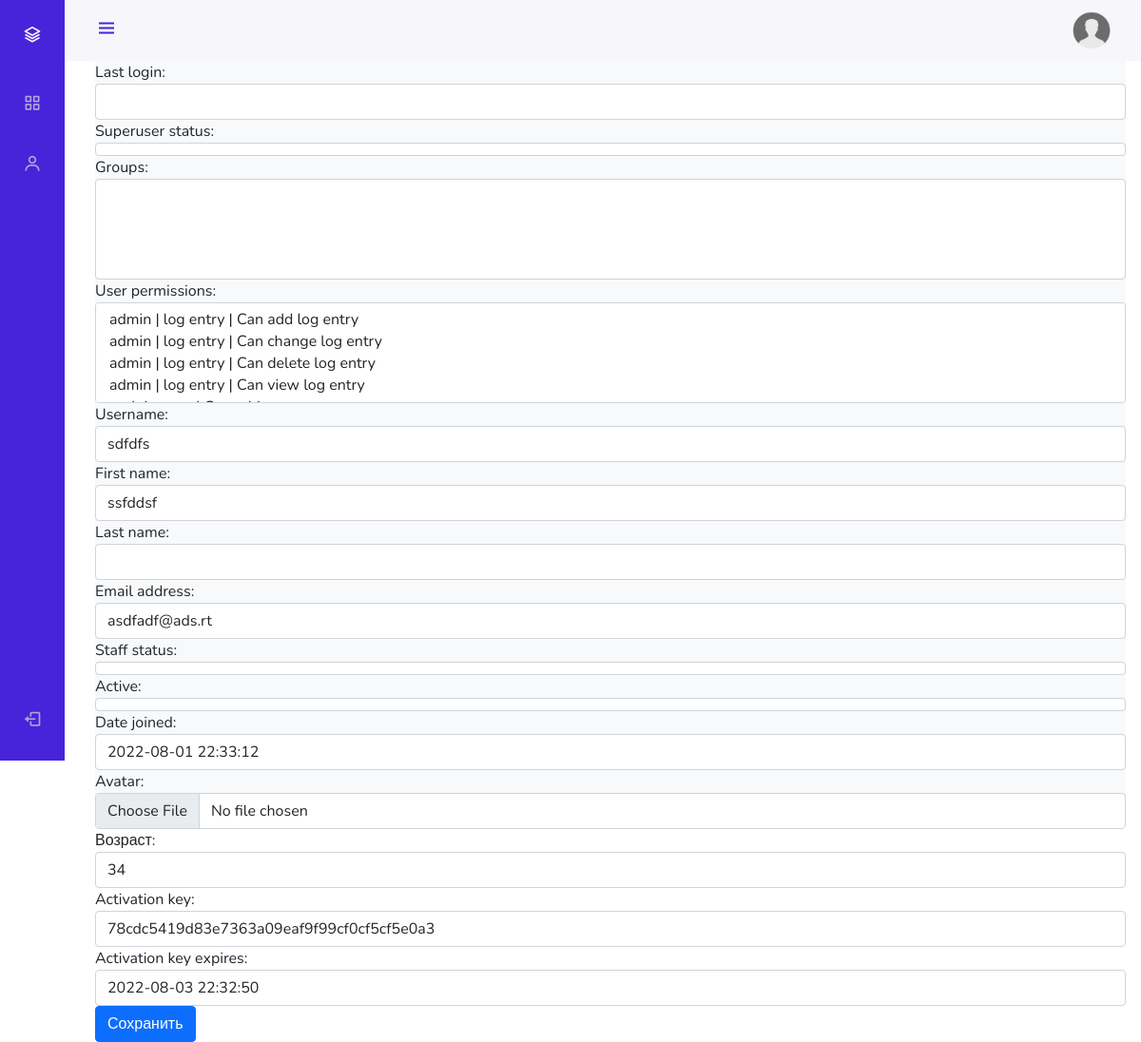
Page /admin_staff/users/update/2/ (signed in) on the committed database.
### authapp/models.py (models this page shows, shortened)
class ShopUser(AbstractUser):
    avatar = models.ImageField(upload_to='users_avatars', blank=True)
    age = models.PositiveIntegerField(verbose_name='возраст')
    activation_key = models.CharField(max_length=128, blank=True)
    activation_key_expires = models.DateTimeField(default=(now() + timedelta(hours=48)))

### adminapp/views.py (the view)
# urls.py: path('users/update/<int:pk>/', adminapp.user_update, name='user_update'),
@user_passes_test(lambda u: u.is_superuser)
def user_update(request, pk):
    title = 'пользователи/редактирование'
    edit_user = get_object_or_404(ShopUser, pk=pk)
    if request.method == 'POST':
        edit_form = ShopUserAdminEditForm(request.POST, request.FILES, instance=edit_user)
        if edit_form.is_valid():
            edit_form.save()
            return HttpResponseRedirect(reverse('admin_staff:user_update', args=[edit_user.pk]))
    else:
        edit_form = ShopUserAdminEditForm(instance=edit_user)
    context = {
        'title': title,
        'user_form': edit_form,
    }
    return render(request, 'adminapp/user_update.html', context)

### adminapp/forms.py
class ShopUserAdminEditForm(ShopUserEditForm):
    class Meta:
        model = ShopUser
        fields = '__all__'

### mainapp/context_processors.py (called while the page is built)
def basket(request):
    print(f'context processor basket works')
    basket = []
    if request.user.is_authenticated:
        basket = Basket.objects.filter(user=request.user)
    return {
        'basket': basket,
    }

### adminapp/templates/adminapp/user_update.html (shortened to what this page needs)
{% extends 'adminapp/base.html' %}
{% load static %}
{% block content %}
    <form class="form-horizontal" method="post" enctype="multipart/form-data">
        {{ user_form }}
      <button type="submit" class="btn btn-primary">Сохранить</button>
    </form>
{% endblock %}

### adminapp/static/adminapp/css/style.css (style rules this page uses)
:root { --header-height: 3rem; --nav-width: 68px; --first-color: #4723D9; --first-color-light: #AFA5D9; --white-color: #F7F6FB; --body-font: 'Nunito', sans-serif; --normal-font-size: 1rem; --z-fixed: 100 }
body { position: relative; margin: var(--header-height) 0 0 0; padding: 0 1rem; font-family: var(--body-font); font-size: var(--normal-font-size); transition: .5s }
@media screen and (min-width: 768px) { body { margin: calc(var(--header-height) + 1rem) 0 0 0; padding-left: calc(var(--nav-width) + 2rem) } }

### rows in the picture
ShopUser: username "sdfdfs", first_name "ssfddsf", email "asdfadf@ads.rt", date_joined "2022-08-01 22:33:12", age "34", activation_key "78cdc5419d83e7363a09eaf9f99cf0cf5cf5e0a3", activation_key_expires "2022-08-03 22:32:50"
